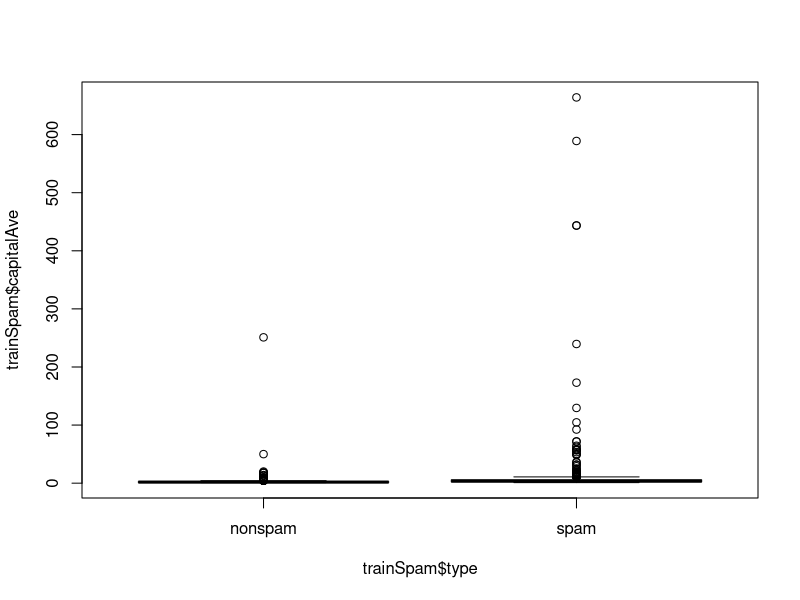
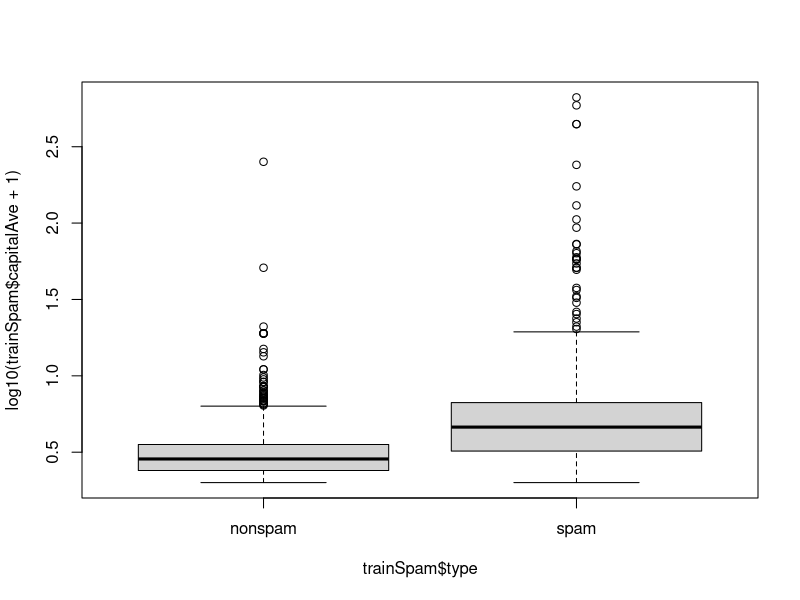
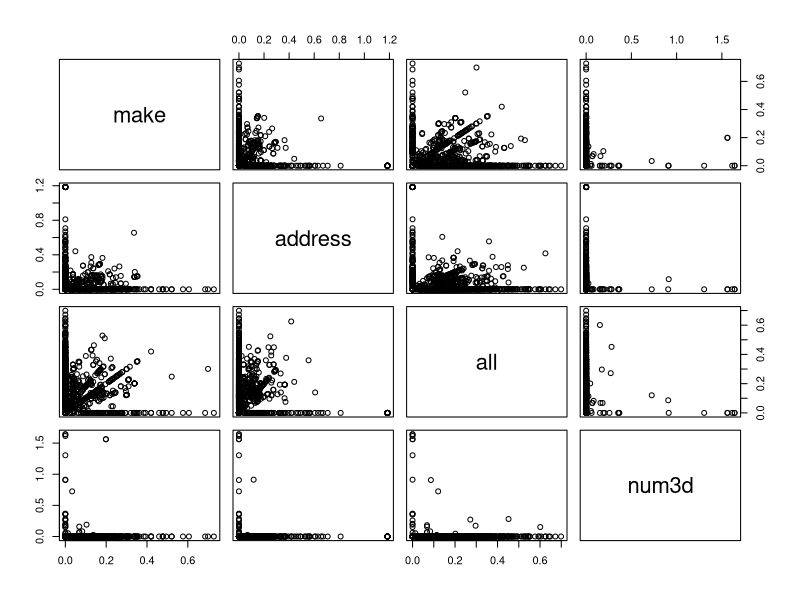
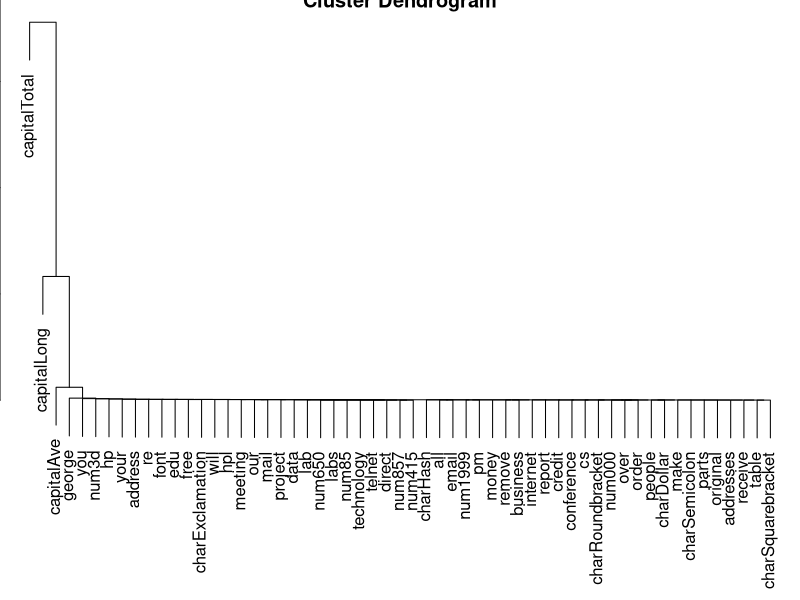
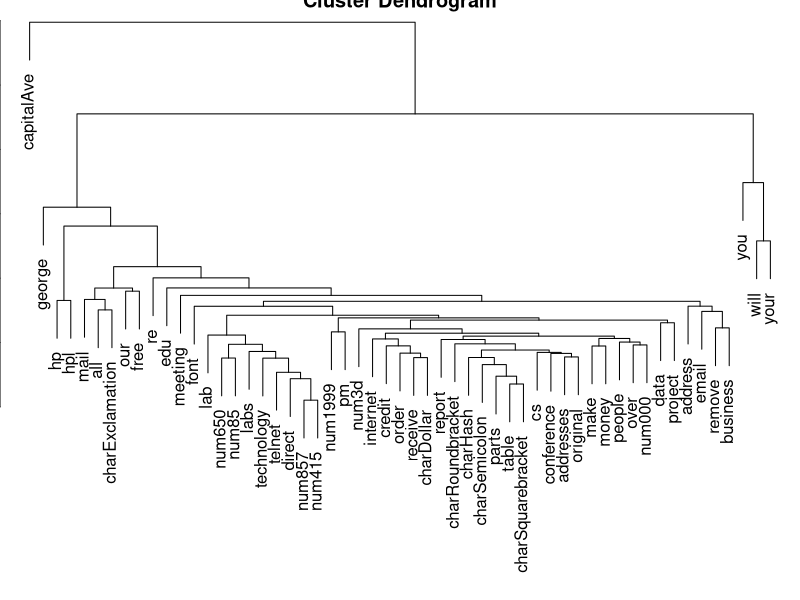

These charts were generated, in order, by the following R code:
## ---- chunk 1
knitr::opts_chunk$set(echo = TRUE)
## ---- chunk 2
# If it isn't installed, install the kernlab package
library(kernlab)
data(spam)
# Perform the subsampling
set.seed(3435)
trainIndicator = rbinom(4601,size=1,prob=0.5)
table(trainIndicator)
trainSpam = spam[trainIndicator==1,]
testSpam = spam[trainIndicator==0,]
## ---- chunk 3
names(trainSpam)
## ---- chunk 4
head(trainSpam)
## ---- chunk 5
table(trainSpam$type)
## ---- chunk 6
plot(trainSpam$capitalAve ~ trainSpam$type)
## ---- chunk 7
plot(log10(trainSpam$capitalAve + 1) ~ trainSpam$type)
## ---- chunk 8
plot(log10(trainSpam[,1:4]+1))
## ---- chunk 9
par(mar=c(0,0,0,0))
## ---- chunk 10
hCluster = hclust(dist(t(trainSpam[,1:57])))
plot(hCluster)
## ---- chunk 11
hClusterUpdated = hclust(dist(t(log10(trainSpam[,1:55]+1))))
plot(hClusterUpdated)
## ---- chunk 12
trainSpam$numType = as.numeric(trainSpam$type)-1
costFunction = function(x,y) sum(x!=(y > 0.5)) 
cvError = rep(NA,55)
library(boot)
for(i in 1:55){
  lmFormula = reformulate(names(trainSpam)[i], response = "numType")
  glmFit = glm(lmFormula,family="binomial",data=trainSpam)
  cvError[i] = cv.glm(trainSpam,glmFit,costFunction,2)$delta[2]
}
## Which predictor has minimum cross-validated error?
names(trainSpam)[which.min(cvError)]
## ---- chunk 13
## Use the best model from the group
predictionModel = glm(numType ~ charDollar,family="binomial",data=trainSpam)
## Get predictions on the test set
predictionTest = predict(predictionModel,testSpam)
predictedSpam = rep("nonspam",dim(testSpam)[1])
## Classify as `spam' for those with prob > 0.5
predictedSpam[predictionModel$fitted > 0.5] = "spam"
## ---- chunk 14
## Classification table
table(predictedSpam,testSpam$type)
## Error rate
(61+458)/(1346+458 + 61 + 449)
